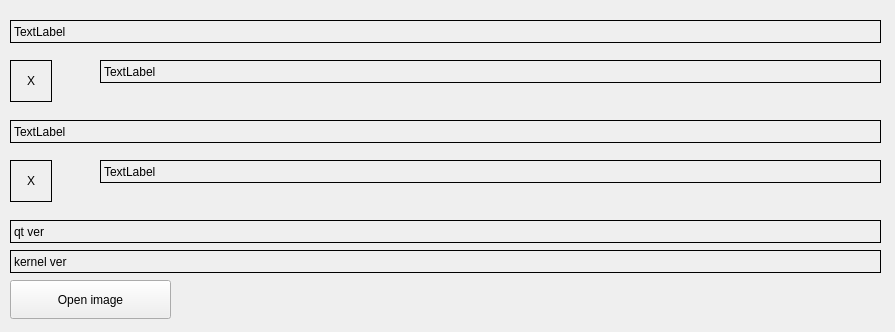
<?xml version="1.0" encoding="UTF-8"?>
<ui version="4.0">
 <class>MainWindow</class>
 <widget class="QMainWindow" name="MainWindow">
  <property name="geometry">
   <rect>
    <x>0</x>
    <y>0</y>
    <width>895</width>
    <height>332</height>
   </rect>
  </property>
  <property name="windowTitle">
   <string>Kubuntu/Ubuntu 17.04+ Load SVG bug</string>
  </property>
  <widget class="QWidget" name="centralWidget">
   <widget class="QLabel" name="label_path_1">
    <property name="geometry">
     <rect>
      <x>10</x>
      <y>20</y>
      <width>871</width>
      <height>23</height>
     </rect>
    </property>
    <property name="frameShape">
     <enum>QFrame::Box</enum>
    </property>
    <property name="text">
     <string>TextLabel</string>
    </property>
   </widget>
   <widget class="QLabel" name="label_icon_1">
    <property name="geometry">
     <rect>
      <x>10</x>
      <y>60</y>
      <width>42</width>
      <height>42</height>
     </rect>
    </property>
    <property name="frameShape">
     <enum>QFrame::Box</enum>
    </property>
    <property name="text">
     <string>X</string>
    </property>
    <property name="scaledContents">
     <bool>true</bool>
    </property>
    <property name="alignment">
     <set>Qt::AlignCenter</set>
    </property>
   </widget>
   <widget class="QLabel" name="label_path_2">
    <property name="geometry">
     <rect>
      <x>10</x>
      <y>120</y>
      <width>871</width>
      <height>23</height>
     </rect>
    </property>
    <property name="frameShape">
     <enum>QFrame::Box</enum>
    </property>
    <property name="text">
     <string>TextLabel</string>
    </property>
   </widget>
   <widget class="QLabel" name="label_icon_2">
    <property name="geometry">
     <rect>
      <x>10</x>
      <y>160</y>
      <width>42</width>
      <height>42</height>
     </rect>
    </property>
    <property name="frameShape">
     <enum>QFrame::Box</enum>
    </property>
    <property name="text">
     <string>X</string>
    </property>
    <property name="scaledContents">
     <bool>true</bool>
    </property>
    <property name="alignment">
     <set>Qt::AlignCenter</set>
    </property>
   </widget>
   <widget class="QLabel" name="label_size_1">
    <property name="geometry">
     <rect>
      <x>100</x>
      <y>60</y>
      <width>781</width>
      <height>23</height>
     </rect>
    </property>
    <property name="frameShape">
     <enum>QFrame::Box</enum>
    </property>
    <property name="text">
     <string>TextLabel</string>
    </property>
   </widget>
   <widget class="QLabel" name="label_size_2">
    <property name="geometry">
     <rect>
      <x>100</x>
      <y>160</y>
      <width>781</width>
      <height>23</height>
     </rect>
    </property>
    <property name="frameShape">
     <enum>QFrame::Box</enum>
    </property>
    <property name="text">
     <string>TextLabel</string>
    </property>
   </widget>
   <widget class="QLabel" name="label_qt_ver">
    <property name="geometry">
     <rect>
      <x>10</x>
      <y>220</y>
      <width>871</width>
      <height>23</height>
     </rect>
    </property>
    <property name="frameShape">
     <enum>QFrame::Box</enum>
    </property>
    <property name="text">
     <string>qt ver</string>
    </property>
   </widget>
   <widget class="QLabel" name="label_kernel_ver">
    <property name="geometry">
     <rect>
      <x>10</x>
      <y>250</y>
      <width>871</width>
      <height>23</height>
     </rect>
    </property>
    <property name="frameShape">
     <enum>QFrame::Box</enum>
    </property>
    <property name="text">
     <string>kernel ver</string>
    </property>
   </widget>
   <widget class="QPushButton" name="pushButton_openImage">
    <property name="geometry">
     <rect>
      <x>10</x>
      <y>280</y>
      <width>161</width>
      <height>39</height>
     </rect>
    </property>
    <property name="text">
     <string>Open image</string>
    </property>
   </widget>
  </widget>
 </widget>
 <layoutdefault spacing="6" margin="11"/>
 <resources/>
 <connections/>
</ui>
